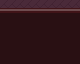

A level layout from a 2D game, rendered from its tile map. Below: a short description, then the map file with its tile-grid data intact:
An orthogonal 5x4 tile map with 16x16 px tiles, 3 tile layers (Back, Walls, Front).

<map version="1.10" tiledversion="1.10.2" orientation="orthogonal" renderorder="right-down" width="5" height="4" tilewidth="16" tileheight="16" infinite="0" nextlayerid="4" nextobjectid="1">
 <tileset firstgid="1" source="../../../Tilesets/forge_tileset.tsx" />
 <layer id="1" name="Back" width="5" height="4">
  <data encoding="csv">
181,181,181,181,181,
0,0,0,0,0,
0,0,0,0,0,
0,0,0,0,0
</data>
 </layer>
 <layer id="2" name="Walls" width="5" height="4">
  <data encoding="csv">
0,0,0,0,0,
28,28,28,28,28,
28,28,28,28,28,
28,28,28,28,28
</data>
 </layer>
 <layer id="3" name="Front" width="5" height="4">
  <data encoding="csv">
3,3,3,3,3,
0,0,0,0,0,
0,0,0,0,0,
0,0,0,0,0
</data>
 </layer>
</map>
